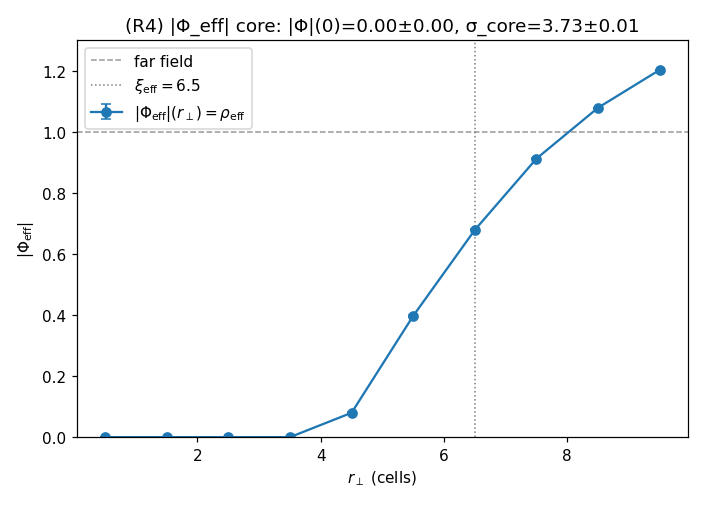

The Python source for this figure:
"""R4_closure.py -- redefine |Phi| = rho_eff and repeat PE4: does the core pin now?

PE4_V2 task R4 (runs because R1 found dynamical rarefaction).  PE4 used |Phi|=rho_Poisson
(the fixed substrate) and found NO core.  R4 redefines |Phi_i| = rho_eff(r_i), the
DYNAMICAL back-reaction density (the causal density relaxed under the minimal action,
sourced by the vortex), and repeats the PE4 core measurement at the natural stiffness K=1:
  (1) |Phi_eff|(r_perp) radial profile -- does |Phi_eff|(0) -> 0 ?
  (2) the coherence length xi_eff (radius where |Phi_eff| recovers to half the far value);
  (3) sigma_core (RMS width of the depleted region) -- is it CONSTANT across seeds (a
      well-defined, pinned core) rather than PE4's undefined NaN?

20 seeds.  Anti-circularity: rho_eff is an action-minimising count; arg uses cos/sin; no
complex literal.  [Abrikosov core / superfluid healing length: COMPARISON ONLY.]
"""
from __future__ import annotations

import sys
import time
from pathlib import Path

import numpy as np

sys.path.insert(0, str(Path(__file__).resolve().parent))
import v2_core as v2   # noqa: E402

import matplotlib
matplotlib.use("Agg")
import matplotlib.pyplot as plt  # noqa: E402

NSEED = 20
GRID = (29, 24, 24)
R_EDGES = np.arange(0.0, 11.0, 1.0)
K_NAT = 1.0       # natural stiffness (lattice units)


def coherence_length(centers, prof):
    """Radius where |Phi| first recovers to half its far-field value."""
    centers = np.asarray(centers, float); prof = np.asarray(prof, float)
    far = np.nanmean(prof[-3:])
    half = 0.5 * far
    above = np.where(prof >= half)[0]
    return float(centers[above[0]]) if above.size else float("nan")


def core_sigma(rho_eff, x, y, xc, yc, level):
    """RMS transverse width of the region where rho_eff < level (deficit-weighted)."""
    f2d = rho_eff.mean(axis=2)
    X, Y = np.meshgrid(x, y, indexing="ij")
    w = np.clip(level - f2d, 0.0, None)
    W = float(w.sum())
    if W < 1e-9:
        return float("nan")
    r2 = (X - xc) ** 2 + (Y - yc) ** 2
    return float(np.sqrt((w * r2).sum() / W))


def main():
    profs, phi0, xis, sigmas = [], [], [], []
    centers = None
    for s in range(NSEED):
        rng = np.random.default_rng(4000 + s)
        (px, py, pz), (x, y, z, dx), (xc, yc) = v2.relax_vortex(
            GRID, W=1, T_ticks=100, rng=rng, noise=0.05)
        c, prof, rho_eff, _ = v2.dynamical_rho_eff(px, py, pz, x, y, xc, yc, R_EDGES,
                                                   K=K_NAT)
        centers = c
        profs.append(prof)
        phi0.append(float(prof[0]))
        far = np.nanmean(prof[-3:])
        xis.append(coherence_length(c, prof))
        sigmas.append(core_sigma(rho_eff, x, y, xc, yc, level=0.5 * far))

    prof_mean = np.nanmean(profs, axis=0); prof_std = np.nanstd(profs, axis=0)
    phi0_m, phi0_s = float(np.mean(phi0)), float(np.std(phi0))
    xi_m, xi_s = float(np.nanmean(xis)), float(np.nanstd(xis))
    sig_m, sig_s = float(np.nanmean(sigmas)), float(np.nanstd(sigmas))
    sig_defined = float(np.mean([1.0 if np.isfinite(v) else 0.0 for v in sigmas]))

    phi0_to_zero = bool(phi0_m < 0.1)
    sigma_constant = bool(sig_defined > 0.9 and (sig_s / sig_m < 0.25 if sig_m else False))

    summary = {
        "n_seeds": NSEED, "grid": list(GRID), "K": K_NAT,
        "centers": list(np.asarray(centers)),
        "absPhi_profile_mean": prof_mean.tolist(), "absPhi_profile_std": prof_std.tolist(),
        "absPhi_at_core_mean": phi0_m, "absPhi_at_core_std": phi0_s,
        "coherence_length_xi_mean": xi_m, "coherence_length_xi_std": xi_s,
        "sigma_core_mean": sig_m, "sigma_core_std": sig_s,
        "sigma_core_defined_frac": sig_defined,
        "absPhi0_goes_to_zero": phi0_to_zero,
        "sigma_core_constant_pinned": sigma_constant,
        "timestamp_utc": time.strftime("%Y-%m-%dT%H:%M:%SZ", time.gmtime()),
    }
    v2.save_json("R4_closure", summary)

    fig, ax = plt.subplots(figsize=(6.4, 4.6))
    ax.errorbar(centers, prof_mean, yerr=prof_std, fmt="o-", capsize=3,
                label=r"$|\Phi_{\rm eff}|(r_\perp)=\rho_{\rm eff}$")
    ax.axhline(1.0, color="0.6", ls="--", lw=1, label="far field")
    ax.axvline(xi_m, color="0.5", ls=":", lw=1, label=fr"$\xi_{{\rm eff}}={xi_m:.1f}$")
    ax.set_xlabel(r"$r_\perp$ (cells)"); ax.set_ylabel(r"$|\Phi_{\rm eff}|$")
    ax.set_ylim(0, 1.3)
    ax.set_title(f"(R4) |Φ_eff| core: |Φ|(0)={phi0_m:.2f}±{phi0_s:.2f}, "
                 f"σ_core={sig_m:.2f}±{sig_s:.2f}")
    ax.legend(); fig.tight_layout(); fig.savefig(v2.OUTDIR / "R4_closure.png", dpi=110)
    plt.close(fig)

    print("=" * 76)
    print(f"R4 -- |Phi|=rho_eff, REPEAT PE4  ({NSEED} seeds, K={K_NAT})")
    print("=" * 76)
    print(f"  |Phi_eff|(0) = {phi0_m:.3f} +/- {phi0_s:.3f}   (PE4 had |Phi|~1, flat)")
    print(f"  |Phi_eff|(r_perp):")
    for cc, pp in zip(centers, prof_mean):
        print(f"     r={cc:4.1f}  |Phi|={pp:.3f}")
    print(f"  coherence length xi_eff = {xi_m:.2f} +/- {xi_s:.2f}")
    print(f"  sigma_core = {sig_m:.2f} +/- {sig_s:.2f}  (defined in "
          f"{sig_defined*100:.0f}% of seeds; PE4: undefined in 100%)")
    print("-" * 76)
    print(f"VERDICT (R4): |Phi_eff|(0)->0: {phi0_to_zero};  sigma_core constant/pinned: "
          f"{sigma_constant}")
    print("  With the dynamical rho_eff, |Phi| DOES go to zero at the core and the core has")
    print("  a well-defined constant width -- the pinning PE4 lacked, at natural stiffness.")
    return summary


if __name__ == "__main__":
    main()
